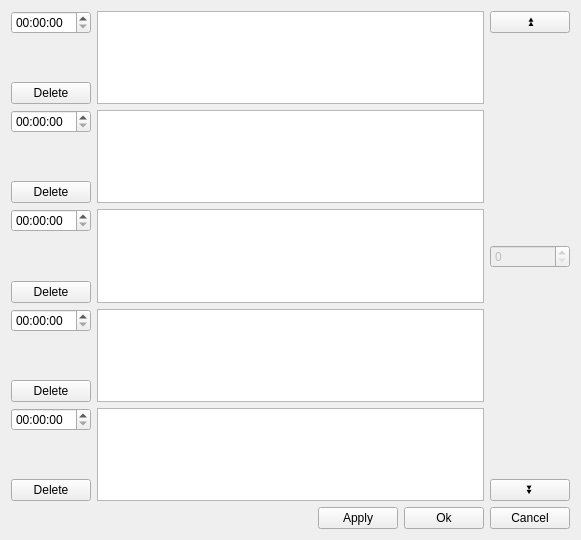
<?xml version="1.0" encoding="UTF-8"?>
<ui version="4.0">
 <class>DayPlan</class>
 <widget class="QWidget" name="DayPlan">
  <property name="geometry">
   <rect>
    <x>0</x>
    <y>0</y>
    <width>581</width>
    <height>540</height>
   </rect>
  </property>
  <property name="windowTitle">
   <string>Form</string>
  </property>
  <property name="windowIcon">
   <iconset resource="xwhen.qrc">
    <normaloff>:/xwhen.ico</normaloff>:/xwhen.ico</iconset>
  </property>
  <layout class="QVBoxLayout" name="verticalLayout_9">
   <item>
    <layout class="QHBoxLayout" name="horizontalLayoutTop">
     <item>
      <layout class="QVBoxLayout" name="verticalLayoutMain">
       <item>
        <layout class="QHBoxLayout" name="horizontalLayout1">
         <item>
          <layout class="QVBoxLayout" name="verticalLayout1">
           <item>
            <widget class="QTimeEdit" name="timeEdit1">
             <property name="calendarPopup">
              <bool>false</bool>
             </property>
            </widget>
           </item>
           <item>
            <spacer name="verticalSpacer1">
             <property name="orientation">
              <enum>Qt::Vertical</enum>
             </property>
             <property name="sizeHint" stdset="0">
              <size>
               <width>20</width>
               <height>40</height>
              </size>
             </property>
            </spacer>
           </item>
           <item>
            <widget class="QPushButton" name="delButton1">
             <property name="text">
              <string>Delete</string>
             </property>
            </widget>
           </item>
          </layout>
         </item>
         <item>
          <widget class="QPlainTextEdit" name="plainTextEdit1"/>
         </item>
        </layout>
       </item>
       <item>
        <layout class="QHBoxLayout" name="horizontalLayout2">
         <item>
          <layout class="QVBoxLayout" name="verticalLayout2">
           <item>
            <widget class="QTimeEdit" name="timeEdit2"/>
           </item>
           <item>
            <spacer name="verticalSpacer2">
             <property name="orientation">
              <enum>Qt::Vertical</enum>
             </property>
             <property name="sizeHint" stdset="0">
              <size>
               <width>20</width>
               <height>40</height>
              </size>
             </property>
            </spacer>
           </item>
           <item>
            <widget class="QPushButton" name="delButton2">
             <property name="text">
              <string>Delete</string>
             </property>
            </widget>
           </item>
          </layout>
         </item>
         <item>
          <widget class="QPlainTextEdit" name="plainTextEdit2"/>
         </item>
        </layout>
       </item>
       <item>
        <layout class="QHBoxLayout" name="horizontalLayout3">
         <item>
          <layout class="QVBoxLayout" name="verticalLayout3">
           <item>
            <widget class="QTimeEdit" name="timeEdit3"/>
           </item>
           <item>
            <spacer name="verticalSpacer3">
             <property name="orientation">
              <enum>Qt::Vertical</enum>
             </property>
             <property name="sizeHint" stdset="0">
              <size>
               <width>20</width>
               <height>40</height>
              </size>
             </property>
            </spacer>
           </item>
           <item>
            <widget class="QPushButton" name="delButton3">
             <property name="text">
              <string>Delete</string>
             </property>
            </widget>
           </item>
          </layout>
         </item>
         <item>
          <widget class="QPlainTextEdit" name="plainTextEdit3"/>
         </item>
        </layout>
       </item>
       <item>
        <layout class="QHBoxLayout" name="horizontalLayout4">
         <item>
          <layout class="QVBoxLayout" name="verticalLayout4">
           <item>
            <widget class="QTimeEdit" name="timeEdit4"/>
           </item>
           <item>
            <spacer name="verticalSpacer4">
             <property name="orientation">
              <enum>Qt::Vertical</enum>
             </property>
             <property name="sizeHint" stdset="0">
              <size>
               <width>20</width>
               <height>40</height>
              </size>
             </property>
            </spacer>
           </item>
           <item>
            <widget class="QPushButton" name="delButton4">
             <property name="text">
              <string>Delete</string>
             </property>
            </widget>
           </item>
          </layout>
         </item>
         <item>
          <widget class="QPlainTextEdit" name="plainTextEdit4"/>
         </item>
        </layout>
       </item>
       <item>
        <layout class="QHBoxLayout" name="horizontalLayout5">
         <item>
          <layout class="QVBoxLayout" name="verticalLayout5">
           <item>
            <widget class="QTimeEdit" name="timeEdit5"/>
           </item>
           <item>
            <spacer name="verticalSpacer5">
             <property name="orientation">
              <enum>Qt::Vertical</enum>
             </property>
             <property name="sizeHint" stdset="0">
              <size>
               <width>20</width>
               <height>40</height>
              </size>
             </property>
            </spacer>
           </item>
           <item>
            <widget class="QPushButton" name="delButton5">
             <property name="text">
              <string>Delete</string>
             </property>
            </widget>
           </item>
          </layout>
         </item>
         <item>
          <widget class="QPlainTextEdit" name="plainTextEdit5"/>
         </item>
        </layout>
       </item>
      </layout>
     </item>
     <item>
      <layout class="QVBoxLayout" name="verticalLayout">
       <item>
        <widget class="QPushButton" name="upButton">
         <property name="text">
          <string>⏫</string>
         </property>
        </widget>
       </item>
       <item>
        <spacer name="verticalSpacerArrowTop">
         <property name="orientation">
          <enum>Qt::Vertical</enum>
         </property>
         <property name="sizeHint" stdset="0">
          <size>
           <width>20</width>
           <height>40</height>
          </size>
         </property>
        </spacer>
       </item>
       <item>
        <widget class="QSpinBox" name="spinBoxCurrent">
         <property name="enabled">
          <bool>false</bool>
         </property>
         <property name="maximum">
          <number>999999999</number>
         </property>
        </widget>
       </item>
       <item>
        <spacer name="verticalSpacerArrowBottom">
         <property name="orientation">
          <enum>Qt::Vertical</enum>
         </property>
         <property name="sizeHint" stdset="0">
          <size>
           <width>20</width>
           <height>40</height>
          </size>
         </property>
        </spacer>
       </item>
       <item>
        <widget class="QPushButton" name="downButton">
         <property name="text">
          <string>⏬</string>
         </property>
        </widget>
       </item>
      </layout>
     </item>
    </layout>
   </item>
   <item>
    <layout class="QHBoxLayout" name="horizontalLayout">
     <item>
      <spacer name="horizontalSpacer">
       <property name="orientation">
        <enum>Qt::Horizontal</enum>
       </property>
       <property name="sizeHint" stdset="0">
        <size>
         <width>40</width>
         <height>20</height>
        </size>
       </property>
      </spacer>
     </item>
     <item>
      <widget class="QPushButton" name="applyButton">
       <property name="text">
        <string>Apply</string>
       </property>
      </widget>
     </item>
     <item>
      <widget class="QPushButton" name="okButton">
       <property name="text">
        <string>Ok</string>
       </property>
      </widget>
     </item>
     <item>
      <widget class="QPushButton" name="cancelButton">
       <property name="text">
        <string>Cancel</string>
       </property>
      </widget>
     </item>
    </layout>
   </item>
  </layout>
 </widget>
 <resources>
  <include location="xwhen.qrc"/>
 </resources>
 <connections/>
</ui>
